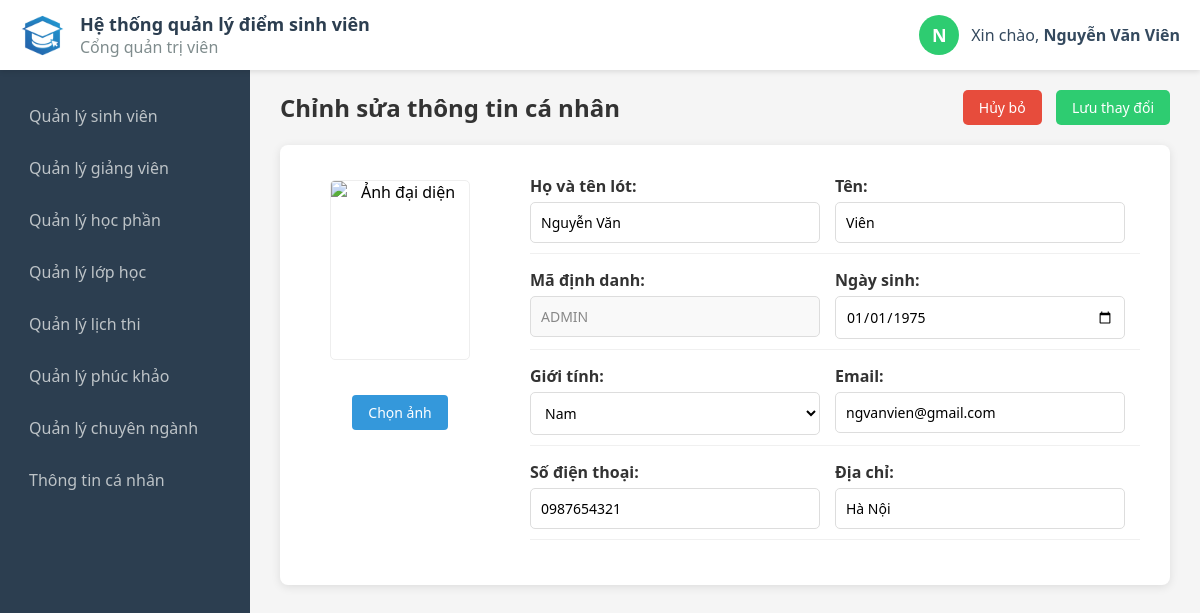
/admin/edit.php (signed in), run on the app's committed database.
### tables this page shows
CREATE TABLE `profile` (
  `id` int(4) NOT NULL,
  `account_id` int(4) NOT NULL,
  `avatar` varchar(255) DEFAULT NULL,
  `first_name` varchar(10) NOT NULL,
  `last_name` varchar(20) NOT NULL,
  `dob` date NOT NULL,
  `gender` enum('Nam','Nữ','Khác') NOT NULL,
  `email` varchar(30) DEFAULT NULL,
  `phone` varchar(10) DEFAULT NULL,
  `address` varchar(50) DEFAULT NULL,
  `year` varchar(10) DEFAULT NULL,
  `academic_year` varchar(15) DEFAULT NULL,
  `faculty_id` int(11) DEFAULT NULL,
  `major_id` int(11) DEFAULT NULL
);

CREATE TABLE `account` (
  `id` int(4) NOT NULL,
  `code` varchar(5) NOT NULL,
  `username` varchar(20) NOT NULL,
  `password` varchar(255) NOT NULL,
  `password_hint` varchar(16) NOT NULL,
  `role` enum('admin','teacher','student') NOT NULL DEFAULT 'student'
);

### admin/edit.php (the view, shortened to what this page needs)
<?php
$account_id = $_SESSION['id'];
require '../db_connection.php';
$sql = "SELECT a.code, p.first_name, p.last_name, p.dob, p.gender, p.email, p.phone, p.address, p.avatar
        FROM account a
        LEFT JOIN profile p ON a.id = p.account_id
        WHERE a.id = ?";
$stmt = $conn->prepare($sql);
$stmt->bind_param("i", $account_id);
$stmt->execute();
$result = $stmt->get_result();
$row = $result->fetch_assoc();
$code    = $row['code'] ?? 'N/A';
$dob     = $row['dob'] ?? '';
$gender  = $row['gender'] ?? '';
$email   = $row['email'] ?? '';
$phone   = $row['phone'] ?? '';
$address = $row['address'] ?? '';
$avatar_display = !empty($row['avatar']) ? '../' . $row['avatar'] : '../images/profile.png';
?>
<!DOCTYPE html>
<html lang="en">
<head>
    <link rel="stylesheet" href="../css/profile.css">
</head>
<body>
    <?php include 'header.php'; ?>
    <div class="main-container">
        <form action="edit.php" method="POST" enctype="multipart/form-data">
            <div class="profile-title">
                <h2>Chỉnh sửa thông tin cá nhân</h2>
                <div class="action-buttons">
                    <a href="profile.php" class="cancel-btn">Hủy bỏ</a>
                    <button type="submit" class="save-btn">Lưu thay đổi</button>
                </div>
            </div>
            <div class="profile-info">
                <div class="profile-img">
                    <img src="<?php echo $avatar_display; ?>" alt="Ảnh đại diện" class="card-img">
                    <div class="upload-btn-wrapper" style="margin-top: 15px;">
                        <button type="button" class="edit-btn" onclick="document.getElementById('avatarInput').click();">Chọn ảnh</button>
                    </div>
                </div>
                <div class="profile-content">
                    <div class="profile-row">
                        <p><strong>Họ và tên lót:</strong> <input type="text" name="last_name" value="<?php echo htmlspecialchars($lname); ?>" required></p>
                        <p><strong>Tên:</strong> <input type="text" name="first_name" value="<?php echo htmlspecialchars($fname); ?>" required></p>
                    </div>
                    <div class="profile-row">
                        <p><strong>Mã định danh:</strong> <input type="text" value="<?php echo htmlspecialchars($code); ?>" disabled class="readonly-input" style="background: #eee; cursor: not-allowed;"></p>
                        <p><strong>Ngày sinh:</strong> <input type="date" name="dob" value="<?php echo htmlspecialchars($dob); ?>"></p>
                    </div>
                    <div class="profile-row">
                        <p><strong>Giới tính:</strong>
                            <select name="gender">
                                <option value="Nam" <?php echo ($gender == 'Nam') ? 'selected' : ''; ?>>Nam</option>
                            </select>
                        </p>
                        <p><strong>Email:</strong> <input type="email" name="email" value="<?php echo htmlspecialchars($email); ?>"></p>
                    </div>
                    <div class="profile-row">
                        <p><strong>Số điện thoại:</strong> <input type="text" name="phone" value="<?php echo htmlspecialchars($phone); ?>"></p>
                        <p><strong>Địa chỉ:</strong> <input type="text" name="address" value="<?php echo htmlspecialchars($address); ?>"></p>
                    </div>
                </div>
            </div>
        </form>
    </div>
</body>
</html>

### admin/header.php (shortened to what this page needs)
<?php
require '../db_connection.php';
$user_id  = $_SESSION['id'] ?? 0;
$username = $_SESSION['username'] ?? 'user';
$full_name = "Chưa cập nhật";
$avatar_from_db = "";
if ($user_id > 0) {
    $sql = "SELECT p.first_name, p.last_name, p.avatar
            FROM account a
            LEFT JOIN profile p ON a.id = p.account_id
            WHERE a.id = ?";
    $stmt = $conn->prepare($sql);
    $stmt->bind_param("i", $user_id);
    $stmt->execute();
    $result = $stmt->get_result();
    if ($row = $result->fetch_assoc()) {
        $fname = trim($row['first_name'] ?? '');
        $lname = trim($row['last_name'] ?? '');
        if ($fname !== '' || $lname !== '') {
            $full_name = trim($lname . ' ' . $fname);
        }
    }
}
$first_letter = mb_strtoupper(mb_substr($full_name !== "Chưa cập nhật" ? $full_name : $username, 0, 1, 'UTF-8'), 'UTF-8');
$palette = ['#1abc9c', '#2ecc71', '#3498db', '#9b59b6', '#f1c40f', '#e67e22', '#e74c3c', '#34495e'];
$color_index = $user_id % count($palette);
$bg_color = $palette[$color_index];
?>
<!DOCTYPE html>
<html lang="en">
<head>
    <link rel="stylesheet" href="https://cdnjs.cloudflare.com/ajax/libs/font-awesome/6.5.2/css/all.min.css" />
    <link rel="stylesheet" href="../css/header.css">
</head>
<body>
    <div class="header">
        <div class="left-container">
            <img src="../images/logo.png" alt="" class="logo">
            <div class="content">
                <h1>Hệ thống quản lý điểm sinh viên</h1>
                <p>Cổng quản trị viên</p>
            </div>
        </div>
        <div class="right-container">
            <div class="user-profile">
                <div class="avatar-circle" style="background-color: <?php echo $bg_color; ?>;">
                    <?php if (!empty($avatar_from_db) && file_exists($avatar_from_db)): ?>
                        <img src="<?php echo $avatar_from_db; ?>" alt="User Avatar">
                    <?php else: ?>
                        <span><?php echo $first_letter; ?></span>
                    <?php endif; ?>
                </div>
                <p class="greeting-text">
                    Xin chào, <strong><?php echo htmlspecialchars($full_name); ?></strong>
                </p>
            </div>
        </div>
    </div>
    <div class="sidebar">
        <ul>
            <li><a href="../admin/student.php">Quản lý sinh viên</a></li>
            <li><a href="../admin/teacher.php">Quản lý giảng viên</a></li>
            <li><a href="../admin/course.php">Quản lý học phần</a></li>
            <li><a href="../admin/class.php">Quản lý lớp học</a></li>
            <li><a href="../admin/calendar.php">Quản lý lịch thi</a></li>
            <li><a href="../admin/grade.php">Quản lý phúc khảo</a></li>
            <li><a href="../admin/major.php">Quản lý chuyên ngành</a></li>
            <li><a href="../admin/profile.php">Thông tin cá nhân</a></li>
        </ul>
    </div>
</body>
</html>

### css/profile.css (style rules this page uses)
* { margin: 0; padding: 0; box-sizing: border-box; font-family: 'Segoe UI', Tahoma, Geneva, Verdana, sans-serif; }
.main-container { width: calc(100% - 250px); margin-left: 250px; min-height: 100vh; background-color: #f5f5f5; padding: 70px 30px 30px 30px; }
.profile-title { display: flex; justify-content: space-between; align-items: center; margin-bottom: 20px; margin-top: 20px; }
.profile-title h2 { font-size: 24px; color: #333333; }
.edit-btn { padding: 8px 16px; background-color: #3498db; color: #ffffff; border: none; border-radius: 4px; text-decoration: none; font-size: 14px; }
.profile-info { display: flex; flex-direction: row; gap: 40px; background: #fff; padding: 30px; border-radius: 8px; box-shadow: 0 2px 10px rgba(0,0,0,0.1); }
.profile-img { flex: 0 0 180px; text-align: center; display: flex; flex-direction: column; align-items: center; }
.profile-img img { width: 140px; height: 180px; margin-top: 5px; margin-bottom: 20px; border-radius: 5px; object-fit: cover; border: 1px solid #eeeeee; }
.profile-content { flex: 1; }
.profile-row { display: flex; margin-bottom: 15px; padding-bottom: 10px; border-bottom: 1px solid #f0f0f0; }
.profile-row p { flex: 1; font-size: 16px; color: #555; }
.profile-row strong { width: 160px; display: inline-block; color: #333; }
input[type="text"], input[type="date"], input[type="email"], select { width: 95%; padding: 10px; margin-top: 5px; border: 1px solid #dddddd; border-radius: 5px; font-size: 14px; background-color: #ffffff; transition: border 0.3s, box-shadow 0.3s; }
.readonly-input { background-color: #f9f9f9 !important; color: #888; cursor: not-allowed; }
.save-btn { background-color: #2ecc71; color: #ffffff; padding: 8px 16px; border: none; border-radius: 5px; font-size: 14px; cursor: pointer; }
.cancel-btn { background-color: #e74c3c; color: #ffffff; padding: 8px 16px; text-decoration: none; border-radius: 5px; font-size: 14px; margin-right: 10px; display: inline-block; }
.card-img { width: 140px; height: 180px; object-fit: cover; border-radius: 4px; border: 2px solid #eee; }

### css/header.css (style rules this page uses)
.header { height: 70px; background-color: #ffffff; display: flex; justify-content: space-between; align-items: center; padding: 0 20px; box-shadow: 0 2px 5px rgba(0,0,0,0.1); position: fixed; top: 0; width: 100%; z-index: 1000; }
.left-container { display: flex; align-items: center; gap: 15px; }
.left-container .logo { width: 45px; height: 45px; }
.left-container h1 { font-size: 18px; color: #2c3e50; }
.left-container p { font-size: 16px; color: #7f8c8d; }
.user-profile { display: flex; align-items: center; gap: 12px; }
.avatar-circle { width: 40px; height: 40px; border-radius: 50%; display: flex; justify-content: center; align-items: center; color: white; font-weight: bold; font-size: 18px; overflow: hidden; cursor: pointer; }
.greeting-text { font-size: 16px; color: #34495e; }
.right-container { display: flex; flex-direction: row; gap: 20px; }
.sidebar { width: 250px; height: calc(100vh - 70px); background-color: #2c3e50; position: fixed; top: 70px; left: 0; padding-top: 20px; }
.sidebar ul { list-style: none; }
.sidebar ul li { padding: 0; }
.sidebar ul li a { display: block; color: #bdc3c7; padding: 15px 25px; text-decoration: none; transition: all 0.3s; font-size: 16px; border-left: 4px solid transparent; }

### data on the page
profile: first_letter "N", full_name "Nguyễn Văn Viên", last_name "Nguyễn Văn", first_name "Viên", account.code "ADMIN", dob "01/01/1975", gender "Nam", email "ngvanvien@gmail.com", phone "0987654321", address "Hà Nội"
